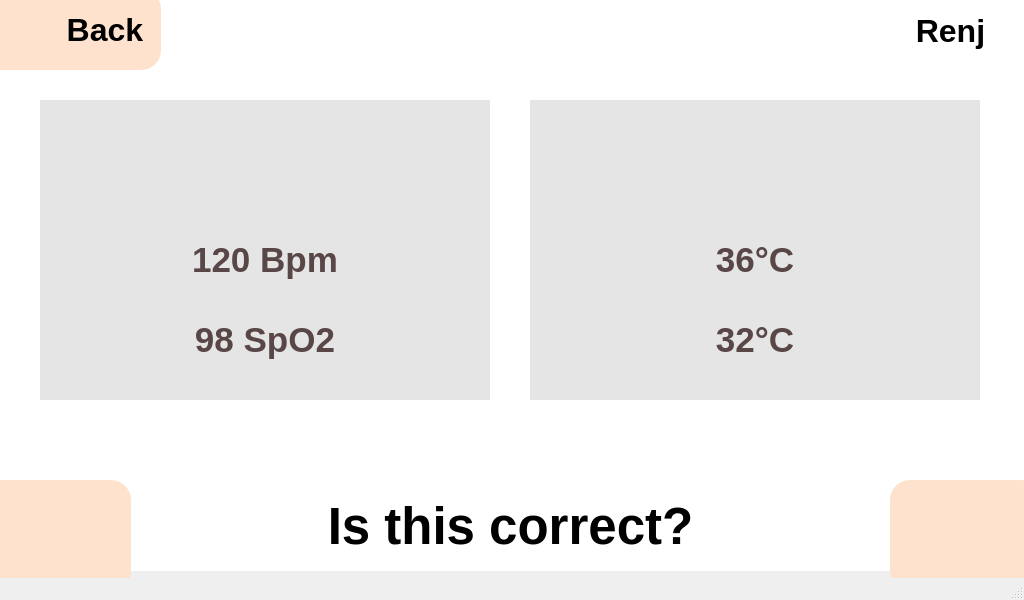
<?xml version="1.0" encoding="UTF-8"?>
<ui version="4.0">
 <class>MainWindow</class>
 <widget class="QMainWindow" name="MainWindow">
  <property name="geometry">
   <rect>
    <x>0</x>
    <y>0</y>
    <width>1024</width>
    <height>600</height>
   </rect>
  </property>
  <property name="windowTitle">
   <string>MainWindow</string>
  </property>
  <widget class="QWidget" name="centralwidget">
   <widget class="QLabel" name="label_3">
    <property name="geometry">
     <rect>
      <x>40</x>
      <y>100</y>
      <width>450</width>
      <height>300</height>
     </rect>
    </property>
    <property name="styleSheet">
     <string notr="true">background-color: #E5E5E5;</string>
    </property>
    <property name="frameShape">
     <enum>QFrame::NoFrame</enum>
    </property>
    <property name="text">
     <string/>
    </property>
    <property name="alignment">
     <set>Qt::AlignCenter</set>
    </property>
   </widget>
   <widget class="QLabel" name="label_4">
    <property name="geometry">
     <rect>
      <x>530</x>
      <y>100</y>
      <width>450</width>
      <height>300</height>
     </rect>
    </property>
    <property name="styleSheet">
     <string notr="true">background-color: #E5E5E5;</string>
    </property>
    <property name="frameShape">
     <enum>QFrame::NoFrame</enum>
    </property>
    <property name="text">
     <string/>
    </property>
    <property name="alignment">
     <set>Qt::AlignCenter</set>
    </property>
   </widget>
   <widget class="QLabel" name="lblBackground">
    <property name="geometry">
     <rect>
      <x>0</x>
      <y>0</y>
      <width>1024</width>
      <height>571</height>
     </rect>
    </property>
    <property name="styleSheet">
     <string notr="true">background-color: #ffffff;</string>
    </property>
    <property name="text">
     <string/>
    </property>
   </widget>
   <widget class="QLabel" name="btnRescan">
    <property name="geometry">
     <rect>
      <x>-20</x>
      <y>480</y>
      <width>151</width>
      <height>111</height>
     </rect>
    </property>
    <property name="font">
     <font>
      <pointsize>18</pointsize>
      <weight>75</weight>
      <bold>true</bold>
     </font>
    </property>
    <property name="styleSheet">
     <string notr="true">background-color: rgb(255, 226, 206);
border-radius:20px;</string>
    </property>
    <property name="frameShape">
     <enum>QFrame::NoFrame</enum>
    </property>
    <property name="text">
     <string/>
    </property>
    <property name="pixmap">
     <pixmap>images/rescan3.png</pixmap>
    </property>
    <property name="scaledContents">
     <bool>false</bool>
    </property>
    <property name="alignment">
     <set>Qt::AlignCenter</set>
    </property>
   </widget>
   <widget class="QLabel" name="lblCheck">
    <property name="geometry">
     <rect>
      <x>890</x>
      <y>480</y>
      <width>151</width>
      <height>111</height>
     </rect>
    </property>
    <property name="font">
     <font>
      <pointsize>18</pointsize>
      <weight>75</weight>
      <bold>true</bold>
     </font>
    </property>
    <property name="styleSheet">
     <string notr="true">background-color: rgb(255, 226, 206);
border-radius:20px;</string>
    </property>
    <property name="frameShape">
     <enum>QFrame::NoFrame</enum>
    </property>
    <property name="text">
     <string/>
    </property>
    <property name="pixmap">
     <pixmap>images/check3.png</pixmap>
    </property>
    <property name="alignment">
     <set>Qt::AlignCenter</set>
    </property>
   </widget>
   <widget class="QLabel" name="btnBack">
    <property name="geometry">
     <rect>
      <x>-20</x>
      <y>-11</y>
      <width>181</width>
      <height>81</height>
     </rect>
    </property>
    <property name="font">
     <font>
      <pointsize>24</pointsize>
      <weight>75</weight>
      <bold>true</bold>
     </font>
    </property>
    <property name="styleSheet">
     <string notr="true">background-color: rgb(255, 226, 206);
border-radius:20px;</string>
    </property>
    <property name="frameShape">
     <enum>QFrame::NoFrame</enum>
    </property>
    <property name="text">
     <string>Back  </string>
    </property>
    <property name="alignment">
     <set>Qt::AlignRight|Qt::AlignTrailing|Qt::AlignVCenter</set>
    </property>
   </widget>
   <widget class="QLabel" name="lblName">
    <property name="geometry">
     <rect>
      <x>880</x>
      <y>0</y>
      <width>141</width>
      <height>61</height>
     </rect>
    </property>
    <property name="font">
     <font>
      <pointsize>24</pointsize>
      <weight>75</weight>
      <bold>true</bold>
     </font>
    </property>
    <property name="styleSheet">
     <string notr="true">border-radius:20px;</string>
    </property>
    <property name="frameShape">
     <enum>QFrame::NoFrame</enum>
    </property>
    <property name="text">
     <string>Renj</string>
    </property>
    <property name="alignment">
     <set>Qt::AlignCenter</set>
    </property>
   </widget>
   <widget class="QLabel" name="lblHeart">
    <property name="geometry">
     <rect>
      <x>197</x>
      <y>110</y>
      <width>134</width>
      <height>120</height>
     </rect>
    </property>
    <property name="text">
     <string/>
    </property>
    <property name="pixmap">
     <pixmap>images/heart3.png</pixmap>
    </property>
    <property name="scaledContents">
     <bool>true</bool>
    </property>
   </widget>
   <widget class="QLabel" name="lblTemp">
    <property name="geometry">
     <rect>
      <x>700</x>
      <y>110</y>
      <width>120</width>
      <height>120</height>
     </rect>
    </property>
    <property name="text">
     <string/>
    </property>
    <property name="pixmap">
     <pixmap>images/temp3.png</pixmap>
    </property>
    <property name="scaledContents">
     <bool>true</bool>
    </property>
    <property name="alignment">
     <set>Qt::AlignLeading|Qt::AlignLeft|Qt::AlignTop</set>
    </property>
   </widget>
   <widget class="QLabel" name="label_10">
    <property name="geometry">
     <rect>
      <x>830</x>
      <y>295</y>
      <width>60</width>
      <height>70</height>
     </rect>
    </property>
    <property name="text">
     <string/>
    </property>
    <property name="pixmap">
     <pixmap>images/Room temp2.png</pixmap>
    </property>
    <property name="scaledContents">
     <bool>true</bool>
    </property>
   </widget>
   <widget class="QLabel" name="lblRtemp">
    <property name="geometry">
     <rect>
      <x>530</x>
      <y>310</y>
      <width>450</width>
      <height>60</height>
     </rect>
    </property>
    <property name="font">
     <font>
      <pointsize>26</pointsize>
      <weight>75</weight>
      <bold>true</bold>
     </font>
    </property>
    <property name="styleSheet">
     <string notr="true">color: #594646;</string>
    </property>
    <property name="text">
     <string>32°C</string>
    </property>
    <property name="scaledContents">
     <bool>true</bool>
    </property>
    <property name="alignment">
     <set>Qt::AlignCenter</set>
    </property>
   </widget>
   <widget class="QLabel" name="label_12">
    <property name="geometry">
     <rect>
      <x>620</x>
      <y>208</y>
      <width>60</width>
      <height>70</height>
     </rect>
    </property>
    <property name="text">
     <string/>
    </property>
    <property name="pixmap">
     <pixmap>images/stickman.png</pixmap>
    </property>
    <property name="scaledContents">
     <bool>true</bool>
    </property>
   </widget>
   <widget class="QLabel" name="lblBack">
    <property name="geometry">
     <rect>
      <x>10</x>
      <y>13</y>
      <width>35</width>
      <height>35</height>
     </rect>
    </property>
    <property name="text">
     <string/>
    </property>
    <property name="pixmap">
     <pixmap>images/angle-left2.png</pixmap>
    </property>
   </widget>
   <widget class="QLabel" name="lblBpm">
    <property name="geometry">
     <rect>
      <x>40</x>
      <y>230</y>
      <width>450</width>
      <height>60</height>
     </rect>
    </property>
    <property name="font">
     <font>
      <pointsize>26</pointsize>
      <weight>75</weight>
      <bold>true</bold>
     </font>
    </property>
    <property name="styleSheet">
     <string notr="true">color: #594646;</string>
    </property>
    <property name="text">
     <string>120 Bpm</string>
    </property>
    <property name="alignment">
     <set>Qt::AlignCenter</set>
    </property>
   </widget>
   <widget class="QLabel" name="lblSpO2">
    <property name="geometry">
     <rect>
      <x>40</x>
      <y>310</y>
      <width>450</width>
      <height>60</height>
     </rect>
    </property>
    <property name="font">
     <font>
      <pointsize>26</pointsize>
      <weight>75</weight>
      <bold>true</bold>
     </font>
    </property>
    <property name="styleSheet">
     <string notr="true">color: #594646;</string>
    </property>
    <property name="text">
     <string>98 SpO2</string>
    </property>
    <property name="alignment">
     <set>Qt::AlignCenter</set>
    </property>
   </widget>
   <widget class="QLabel" name="lblBtemp">
    <property name="geometry">
     <rect>
      <x>530</x>
      <y>230</y>
      <width>450</width>
      <height>60</height>
     </rect>
    </property>
    <property name="font">
     <font>
      <pointsize>26</pointsize>
      <weight>75</weight>
      <bold>true</bold>
     </font>
    </property>
    <property name="styleSheet">
     <string notr="true">color: #594646;</string>
    </property>
    <property name="text">
     <string>36°C</string>
    </property>
    <property name="alignment">
     <set>Qt::AlignCenter</set>
    </property>
   </widget>
   <widget class="QLabel" name="label_16">
    <property name="geometry">
     <rect>
      <x>140</x>
      <y>490</y>
      <width>741</width>
      <height>71</height>
     </rect>
    </property>
    <property name="font">
     <font>
      <pointsize>38</pointsize>
      <weight>75</weight>
      <bold>true</bold>
     </font>
    </property>
    <property name="text">
     <string>Is this correct?</string>
    </property>
    <property name="alignment">
     <set>Qt::AlignCenter</set>
    </property>
   </widget>
   <zorder>lblBackground</zorder>
   <zorder>label_3</zorder>
   <zorder>label_4</zorder>
   <zorder>btnRescan</zorder>
   <zorder>lblCheck</zorder>
   <zorder>btnBack</zorder>
   <zorder>lblName</zorder>
   <zorder>lblHeart</zorder>
   <zorder>lblTemp</zorder>
   <zorder>label_10</zorder>
   <zorder>label_12</zorder>
   <zorder>lblBack</zorder>
   <zorder>lblBpm</zorder>
   <zorder>lblSpO2</zorder>
   <zorder>label_16</zorder>
   <zorder>lblBtemp</zorder>
   <zorder>lblRtemp</zorder>
  </widget>
  <widget class="QMenuBar" name="menubar">
   <property name="geometry">
    <rect>
     <x>0</x>
     <y>0</y>
     <width>1024</width>
     <height>26</height>
    </rect>
   </property>
  </widget>
  <widget class="QStatusBar" name="statusbar"/>
 </widget>
 <resources/>
 <connections/>
</ui>
